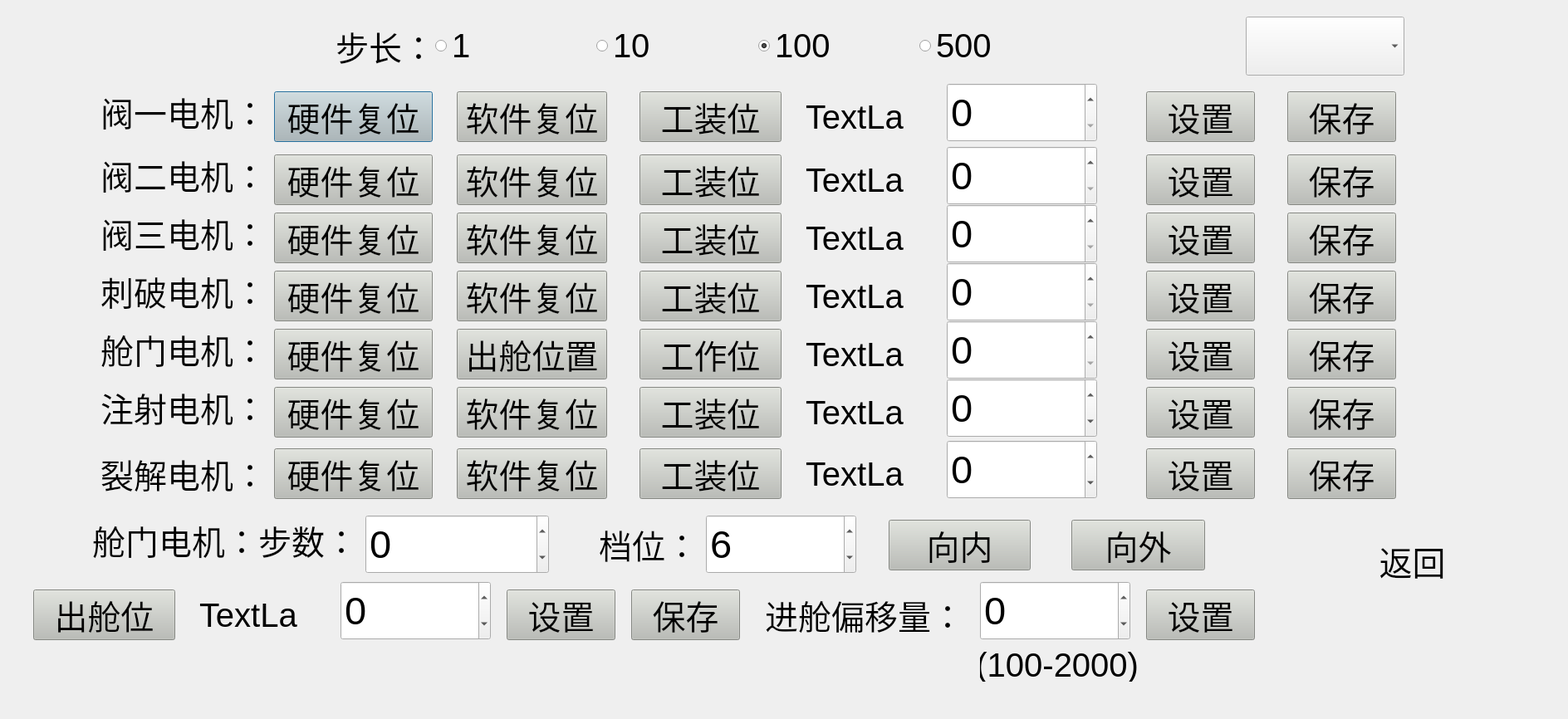
<?xml version="1.0" encoding="UTF-8"?>
<ui version="4.0">
 <class>MachineCalibration</class>
 <widget class="QDialog" name="MachineCalibration">
  <property name="geometry">
   <rect>
    <x>0</x>
    <y>0</y>
    <width>1888</width>
    <height>866</height>
   </rect>
  </property>
  <property name="font">
   <font>
    <pointsize>30</pointsize>
   </font>
  </property>
  <property name="windowTitle">
   <string>Dialog</string>
  </property>
  <widget class="QLabel" name="label_V1">
   <property name="geometry">
    <rect>
     <x>80</x>
     <y>94</y>
     <width>241</width>
     <height>81</height>
    </rect>
   </property>
   <property name="sizePolicy">
    <sizepolicy hsizetype="Preferred" vsizetype="Preferred">
     <horstretch>0</horstretch>
     <verstretch>0</verstretch>
    </sizepolicy>
   </property>
   <property name="font">
    <font>
     <pointsize>30</pointsize>
    </font>
   </property>
   <property name="layoutDirection">
    <enum>Qt::LeftToRight</enum>
   </property>
   <property name="text">
    <string>阀一电机：</string>
   </property>
   <property name="alignment">
    <set>Qt::AlignRight|Qt::AlignTrailing|Qt::AlignVCenter</set>
   </property>
  </widget>
  <widget class="QLabel" name="label_V2">
   <property name="geometry">
    <rect>
     <x>80</x>
     <y>170</y>
     <width>241</width>
     <height>81</height>
    </rect>
   </property>
   <property name="font">
    <font>
     <pointsize>30</pointsize>
    </font>
   </property>
   <property name="layoutDirection">
    <enum>Qt::LeftToRight</enum>
   </property>
   <property name="text">
    <string>阀二电机：</string>
   </property>
   <property name="alignment">
    <set>Qt::AlignRight|Qt::AlignTrailing|Qt::AlignVCenter</set>
   </property>
  </widget>
  <widget class="QLabel" name="label_V3">
   <property name="geometry">
    <rect>
     <x>80</x>
     <y>240</y>
     <width>241</width>
     <height>81</height>
    </rect>
   </property>
   <property name="font">
    <font>
     <pointsize>30</pointsize>
    </font>
   </property>
   <property name="layoutDirection">
    <enum>Qt::LeftToRight</enum>
   </property>
   <property name="text">
    <string>阀三电机：</string>
   </property>
   <property name="alignment">
    <set>Qt::AlignRight|Qt::AlignTrailing|Qt::AlignVCenter</set>
   </property>
  </widget>
  <widget class="QLabel" name="label_V4">
   <property name="geometry">
    <rect>
     <x>80</x>
     <y>310</y>
     <width>241</width>
     <height>81</height>
    </rect>
   </property>
   <property name="font">
    <font>
     <pointsize>30</pointsize>
    </font>
   </property>
   <property name="layoutDirection">
    <enum>Qt::LeftToRight</enum>
   </property>
   <property name="text">
    <string>刺破电机：</string>
   </property>
   <property name="alignment">
    <set>Qt::AlignRight|Qt::AlignTrailing|Qt::AlignVCenter</set>
   </property>
  </widget>
  <widget class="QLabel" name="label_door">
   <property name="geometry">
    <rect>
     <x>40</x>
     <y>380</y>
     <width>281</width>
     <height>81</height>
    </rect>
   </property>
   <property name="font">
    <font>
     <pointsize>30</pointsize>
    </font>
   </property>
   <property name="layoutDirection">
    <enum>Qt::LeftToRight</enum>
   </property>
   <property name="text">
    <string>舱门电机：</string>
   </property>
   <property name="alignment">
    <set>Qt::AlignRight|Qt::AlignTrailing|Qt::AlignVCenter</set>
   </property>
  </widget>
  <widget class="QLabel" name="label_push">
   <property name="geometry">
    <rect>
     <x>80</x>
     <y>450</y>
     <width>241</width>
     <height>81</height>
    </rect>
   </property>
   <property name="font">
    <font>
     <pointsize>30</pointsize>
    </font>
   </property>
   <property name="layoutDirection">
    <enum>Qt::LeftToRight</enum>
   </property>
   <property name="text">
    <string>注射电机：</string>
   </property>
   <property name="alignment">
    <set>Qt::AlignRight|Qt::AlignTrailing|Qt::AlignVCenter</set>
   </property>
  </widget>
  <widget class="QPushButton" name="pButton_v1_hard">
   <property name="geometry">
    <rect>
     <x>330</x>
     <y>110</y>
     <width>191</width>
     <height>61</height>
    </rect>
   </property>
   <property name="font">
    <font>
     <pointsize>30</pointsize>
    </font>
   </property>
   <property name="styleSheet">
    <string notr="true">background-color: rgb(186, 189, 182);</string>
   </property>
   <property name="text">
    <string>硬件复位</string>
   </property>
  </widget>
  <widget class="QPushButton" name="pButton_v1_soft">
   <property name="geometry">
    <rect>
     <x>550</x>
     <y>110</y>
     <width>181</width>
     <height>61</height>
    </rect>
   </property>
   <property name="font">
    <font>
     <pointsize>30</pointsize>
    </font>
   </property>
   <property name="styleSheet">
    <string notr="true">background-color: rgb(186, 189, 182);</string>
   </property>
   <property name="text">
    <string>软件复位</string>
   </property>
  </widget>
  <widget class="QPushButton" name="pButton_v1_work">
   <property name="geometry">
    <rect>
     <x>770</x>
     <y>110</y>
     <width>171</width>
     <height>61</height>
    </rect>
   </property>
   <property name="font">
    <font>
     <pointsize>30</pointsize>
    </font>
   </property>
   <property name="styleSheet">
    <string notr="true">background-color: rgb(186, 189, 182);</string>
   </property>
   <property name="text">
    <string>工装位</string>
   </property>
  </widget>
  <widget class="QLabel" name="label_V1_data">
   <property name="geometry">
    <rect>
     <x>970</x>
     <y>120</y>
     <width>141</width>
     <height>41</height>
    </rect>
   </property>
   <property name="font">
    <font>
     <pointsize>30</pointsize>
    </font>
   </property>
   <property name="text">
    <string>TextLa</string>
   </property>
  </widget>
  <widget class="QPushButton" name="pButton_v1_set">
   <property name="geometry">
    <rect>
     <x>1380</x>
     <y>110</y>
     <width>131</width>
     <height>61</height>
    </rect>
   </property>
   <property name="font">
    <font>
     <pointsize>30</pointsize>
    </font>
   </property>
   <property name="styleSheet">
    <string notr="true">background-color: rgb(186, 189, 182);</string>
   </property>
   <property name="text">
    <string>设置</string>
   </property>
  </widget>
  <widget class="QPushButton" name="pButton_v1_save">
   <property name="geometry">
    <rect>
     <x>1550</x>
     <y>110</y>
     <width>131</width>
     <height>61</height>
    </rect>
   </property>
   <property name="font">
    <font>
     <pointsize>30</pointsize>
    </font>
   </property>
   <property name="styleSheet">
    <string notr="true">background-color: rgb(186, 189, 182);</string>
   </property>
   <property name="text">
    <string>保存</string>
   </property>
  </widget>
  <widget class="QPushButton" name="pButton_v2_hard">
   <property name="geometry">
    <rect>
     <x>330</x>
     <y>186</y>
     <width>191</width>
     <height>61</height>
    </rect>
   </property>
   <property name="font">
    <font>
     <pointsize>30</pointsize>
    </font>
   </property>
   <property name="styleSheet">
    <string notr="true">background-color: rgb(186, 189, 182);</string>
   </property>
   <property name="text">
    <string>硬件复位</string>
   </property>
  </widget>
  <widget class="QPushButton" name="pButton_v2_soft">
   <property name="geometry">
    <rect>
     <x>550</x>
     <y>186</y>
     <width>181</width>
     <height>61</height>
    </rect>
   </property>
   <property name="font">
    <font>
     <pointsize>30</pointsize>
    </font>
   </property>
   <property name="styleSheet">
    <string notr="true">background-color: rgb(186, 189, 182);</string>
   </property>
   <property name="text">
    <string>软件复位</string>
   </property>
  </widget>
  <widget class="QPushButton" name="pButton_v2_work">
   <property name="geometry">
    <rect>
     <x>770</x>
     <y>186</y>
     <width>171</width>
     <height>61</height>
    </rect>
   </property>
   <property name="font">
    <font>
     <pointsize>30</pointsize>
    </font>
   </property>
   <property name="styleSheet">
    <string notr="true">background-color: rgb(186, 189, 182);</string>
   </property>
   <property name="text">
    <string>工装位</string>
   </property>
  </widget>
  <widget class="QLabel" name="label_V2_data">
   <property name="geometry">
    <rect>
     <x>970</x>
     <y>196</y>
     <width>141</width>
     <height>41</height>
    </rect>
   </property>
   <property name="font">
    <font>
     <pointsize>30</pointsize>
    </font>
   </property>
   <property name="text">
    <string>TextLa</string>
   </property>
  </widget>
  <widget class="QPushButton" name="pButton_v2_set">
   <property name="geometry">
    <rect>
     <x>1380</x>
     <y>186</y>
     <width>131</width>
     <height>61</height>
    </rect>
   </property>
   <property name="font">
    <font>
     <pointsize>30</pointsize>
    </font>
   </property>
   <property name="styleSheet">
    <string notr="true">background-color: rgb(186, 189, 182);</string>
   </property>
   <property name="text">
    <string>设置</string>
   </property>
  </widget>
  <widget class="QPushButton" name="pButton_v2_save">
   <property name="geometry">
    <rect>
     <x>1550</x>
     <y>186</y>
     <width>131</width>
     <height>61</height>
    </rect>
   </property>
   <property name="font">
    <font>
     <pointsize>30</pointsize>
    </font>
   </property>
   <property name="styleSheet">
    <string notr="true">background-color: rgb(186, 189, 182);</string>
   </property>
   <property name="text">
    <string>保存</string>
   </property>
  </widget>
  <widget class="QPushButton" name="pButton_v3_soft">
   <property name="geometry">
    <rect>
     <x>550</x>
     <y>256</y>
     <width>181</width>
     <height>61</height>
    </rect>
   </property>
   <property name="font">
    <font>
     <pointsize>30</pointsize>
    </font>
   </property>
   <property name="styleSheet">
    <string notr="true">background-color: rgb(186, 189, 182);</string>
   </property>
   <property name="text">
    <string>软件复位</string>
   </property>
  </widget>
  <widget class="QPushButton" name="pButton_v3_save">
   <property name="geometry">
    <rect>
     <x>1550</x>
     <y>256</y>
     <width>131</width>
     <height>61</height>
    </rect>
   </property>
   <property name="font">
    <font>
     <pointsize>30</pointsize>
    </font>
   </property>
   <property name="styleSheet">
    <string notr="true">background-color: rgb(186, 189, 182);</string>
   </property>
   <property name="text">
    <string>保存</string>
   </property>
  </widget>
  <widget class="QLabel" name="label_V3_data">
   <property name="geometry">
    <rect>
     <x>970</x>
     <y>266</y>
     <width>141</width>
     <height>41</height>
    </rect>
   </property>
   <property name="font">
    <font>
     <pointsize>30</pointsize>
    </font>
   </property>
   <property name="text">
    <string>TextLa</string>
   </property>
  </widget>
  <widget class="QPushButton" name="pButton_v3_work">
   <property name="geometry">
    <rect>
     <x>770</x>
     <y>256</y>
     <width>171</width>
     <height>61</height>
    </rect>
   </property>
   <property name="font">
    <font>
     <pointsize>30</pointsize>
    </font>
   </property>
   <property name="styleSheet">
    <string notr="true">background-color: rgb(186, 189, 182);</string>
   </property>
   <property name="text">
    <string>工装位</string>
   </property>
  </widget>
  <widget class="QPushButton" name="pButton_v3_set">
   <property name="geometry">
    <rect>
     <x>1380</x>
     <y>256</y>
     <width>131</width>
     <height>61</height>
    </rect>
   </property>
   <property name="font">
    <font>
     <pointsize>30</pointsize>
    </font>
   </property>
   <property name="styleSheet">
    <string notr="true">background-color: rgb(186, 189, 182);</string>
   </property>
   <property name="text">
    <string>设置</string>
   </property>
  </widget>
  <widget class="QPushButton" name="pButton_v3_hard">
   <property name="geometry">
    <rect>
     <x>330</x>
     <y>256</y>
     <width>191</width>
     <height>61</height>
    </rect>
   </property>
   <property name="font">
    <font>
     <pointsize>30</pointsize>
    </font>
   </property>
   <property name="styleSheet">
    <string notr="true">background-color: rgb(186, 189, 182);</string>
   </property>
   <property name="text">
    <string>硬件复位</string>
   </property>
  </widget>
  <widget class="QPushButton" name="pButton_v4_soft">
   <property name="geometry">
    <rect>
     <x>550</x>
     <y>326</y>
     <width>181</width>
     <height>61</height>
    </rect>
   </property>
   <property name="font">
    <font>
     <pointsize>30</pointsize>
    </font>
   </property>
   <property name="styleSheet">
    <string notr="true">background-color: rgb(186, 189, 182);</string>
   </property>
   <property name="text">
    <string>软件复位</string>
   </property>
  </widget>
  <widget class="QPushButton" name="pButton_v4_save">
   <property name="geometry">
    <rect>
     <x>1550</x>
     <y>326</y>
     <width>131</width>
     <height>61</height>
    </rect>
   </property>
   <property name="font">
    <font>
     <pointsize>30</pointsize>
    </font>
   </property>
   <property name="styleSheet">
    <string notr="true">background-color: rgb(186, 189, 182);</string>
   </property>
   <property name="text">
    <string>保存</string>
   </property>
  </widget>
  <widget class="QLabel" name="label_V4_data">
   <property name="geometry">
    <rect>
     <x>970</x>
     <y>336</y>
     <width>141</width>
     <height>41</height>
    </rect>
   </property>
   <property name="font">
    <font>
     <pointsize>30</pointsize>
    </font>
   </property>
   <property name="text">
    <string>TextLa</string>
   </property>
  </widget>
  <widget class="QPushButton" name="pButton_v4_work">
   <property name="geometry">
    <rect>
     <x>770</x>
     <y>326</y>
     <width>171</width>
     <height>61</height>
    </rect>
   </property>
   <property name="font">
    <font>
     <pointsize>30</pointsize>
    </font>
   </property>
   <property name="styleSheet">
    <string notr="true">background-color: rgb(186, 189, 182);</string>
   </property>
   <property name="text">
    <string>工装位</string>
   </property>
  </widget>
  <widget class="QPushButton" name="pButton_v4_set">
   <property name="geometry">
    <rect>
     <x>1380</x>
     <y>326</y>
     <width>131</width>
     <height>61</height>
    </rect>
   </property>
   <property name="font">
    <font>
     <pointsize>30</pointsize>
    </font>
   </property>
   <property name="styleSheet">
    <string notr="true">background-color: rgb(186, 189, 182);</string>
   </property>
   <property name="text">
    <string>设置</string>
   </property>
  </widget>
  <widget class="QPushButton" name="pButton_v4_hard">
   <property name="geometry">
    <rect>
     <x>330</x>
     <y>326</y>
     <width>191</width>
     <height>61</height>
    </rect>
   </property>
   <property name="font">
    <font>
     <pointsize>30</pointsize>
    </font>
   </property>
   <property name="styleSheet">
    <string notr="true">background-color: rgb(186, 189, 182);</string>
   </property>
   <property name="text">
    <string>硬件复位</string>
   </property>
  </widget>
  <widget class="QPushButton" name="pButton_door_soft">
   <property name="geometry">
    <rect>
     <x>550</x>
     <y>396</y>
     <width>181</width>
     <height>61</height>
    </rect>
   </property>
   <property name="font">
    <font>
     <pointsize>30</pointsize>
    </font>
   </property>
   <property name="styleSheet">
    <string notr="true">background-color: rgb(186, 189, 182);</string>
   </property>
   <property name="text">
    <string>出舱位置</string>
   </property>
  </widget>
  <widget class="QPushButton" name="pButton_door_save">
   <property name="geometry">
    <rect>
     <x>1550</x>
     <y>396</y>
     <width>131</width>
     <height>61</height>
    </rect>
   </property>
   <property name="font">
    <font>
     <pointsize>30</pointsize>
    </font>
   </property>
   <property name="styleSheet">
    <string notr="true">background-color: rgb(186, 189, 182);</string>
   </property>
   <property name="text">
    <string>保存</string>
   </property>
  </widget>
  <widget class="QLabel" name="label_door_data">
   <property name="geometry">
    <rect>
     <x>970</x>
     <y>406</y>
     <width>141</width>
     <height>41</height>
    </rect>
   </property>
   <property name="font">
    <font>
     <pointsize>30</pointsize>
    </font>
   </property>
   <property name="text">
    <string>TextLa</string>
   </property>
  </widget>
  <widget class="QPushButton" name="pButton_door_work">
   <property name="geometry">
    <rect>
     <x>770</x>
     <y>396</y>
     <width>171</width>
     <height>61</height>
    </rect>
   </property>
   <property name="font">
    <font>
     <pointsize>30</pointsize>
    </font>
   </property>
   <property name="styleSheet">
    <string notr="true">background-color: rgb(186, 189, 182);</string>
   </property>
   <property name="text">
    <string>工作位</string>
   </property>
  </widget>
  <widget class="QPushButton" name="pButton_door_set">
   <property name="geometry">
    <rect>
     <x>1380</x>
     <y>396</y>
     <width>131</width>
     <height>61</height>
    </rect>
   </property>
   <property name="font">
    <font>
     <pointsize>30</pointsize>
    </font>
   </property>
   <property name="styleSheet">
    <string notr="true">background-color: rgb(186, 189, 182);</string>
   </property>
   <property name="text">
    <string>设置</string>
   </property>
  </widget>
  <widget class="QPushButton" name="pButton_door_hard">
   <property name="geometry">
    <rect>
     <x>330</x>
     <y>396</y>
     <width>191</width>
     <height>61</height>
    </rect>
   </property>
   <property name="font">
    <font>
     <pointsize>30</pointsize>
    </font>
   </property>
   <property name="styleSheet">
    <string notr="true">background-color: rgb(186, 189, 182);</string>
   </property>
   <property name="text">
    <string>硬件复位</string>
   </property>
  </widget>
  <widget class="QPushButton" name="pButton_push_soft">
   <property name="geometry">
    <rect>
     <x>550</x>
     <y>466</y>
     <width>181</width>
     <height>61</height>
    </rect>
   </property>
   <property name="font">
    <font>
     <pointsize>30</pointsize>
    </font>
   </property>
   <property name="styleSheet">
    <string notr="true">background-color: rgb(186, 189, 182);</string>
   </property>
   <property name="text">
    <string>软件复位</string>
   </property>
  </widget>
  <widget class="QPushButton" name="pButton_push_save">
   <property name="geometry">
    <rect>
     <x>1550</x>
     <y>466</y>
     <width>131</width>
     <height>61</height>
    </rect>
   </property>
   <property name="font">
    <font>
     <pointsize>30</pointsize>
    </font>
   </property>
   <property name="styleSheet">
    <string notr="true">background-color: rgb(186, 189, 182);</string>
   </property>
   <property name="text">
    <string>保存</string>
   </property>
  </widget>
  <widget class="QLabel" name="label_push_data">
   <property name="geometry">
    <rect>
     <x>970</x>
     <y>476</y>
     <width>141</width>
     <height>41</height>
    </rect>
   </property>
   <property name="font">
    <font>
     <pointsize>30</pointsize>
    </font>
   </property>
   <property name="text">
    <string>TextLa</string>
   </property>
  </widget>
  <widget class="QPushButton" name="pButton_push_work">
   <property name="geometry">
    <rect>
     <x>770</x>
     <y>466</y>
     <width>171</width>
     <height>61</height>
    </rect>
   </property>
   <property name="font">
    <font>
     <pointsize>30</pointsize>
    </font>
   </property>
   <property name="styleSheet">
    <string notr="true">background-color: rgb(186, 189, 182);</string>
   </property>
   <property name="text">
    <string>工装位</string>
   </property>
  </widget>
  <widget class="QPushButton" name="pButton_push_set">
   <property name="geometry">
    <rect>
     <x>1380</x>
     <y>466</y>
     <width>131</width>
     <height>61</height>
    </rect>
   </property>
   <property name="font">
    <font>
     <pointsize>30</pointsize>
    </font>
   </property>
   <property name="styleSheet">
    <string notr="true">background-color: rgb(186, 189, 182);</string>
   </property>
   <property name="text">
    <string>设置</string>
   </property>
  </widget>
  <widget class="QPushButton" name="pButton_push_hard">
   <property name="geometry">
    <rect>
     <x>330</x>
     <y>466</y>
     <width>191</width>
     <height>61</height>
    </rect>
   </property>
   <property name="font">
    <font>
     <pointsize>30</pointsize>
    </font>
   </property>
   <property name="styleSheet">
    <string notr="true">background-color: rgb(186, 189, 182);</string>
   </property>
   <property name="text">
    <string>硬件复位</string>
   </property>
  </widget>
  <widget class="QLabel" name="label_door_step">
   <property name="geometry">
    <rect>
     <x>50</x>
     <y>625</y>
     <width>381</width>
     <height>51</height>
    </rect>
   </property>
   <property name="font">
    <font>
     <pointsize>30</pointsize>
    </font>
   </property>
   <property name="layoutDirection">
    <enum>Qt::LeftToRight</enum>
   </property>
   <property name="text">
    <string>舱门电机：步数：</string>
   </property>
   <property name="alignment">
    <set>Qt::AlignRight|Qt::AlignTrailing|Qt::AlignVCenter</set>
   </property>
  </widget>
  <widget class="QLabel" name="label_gear">
   <property name="geometry">
    <rect>
     <x>680</x>
     <y>625</y>
     <width>161</width>
     <height>61</height>
    </rect>
   </property>
   <property name="font">
    <font>
     <pointsize>30</pointsize>
    </font>
   </property>
   <property name="layoutDirection">
    <enum>Qt::LeftToRight</enum>
   </property>
   <property name="text">
    <string>档位：</string>
   </property>
   <property name="alignment">
    <set>Qt::AlignRight|Qt::AlignTrailing|Qt::AlignVCenter</set>
   </property>
  </widget>
  <widget class="QPushButton" name="pButton_door_in">
   <property name="geometry">
    <rect>
     <x>1070</x>
     <y>626</y>
     <width>171</width>
     <height>61</height>
    </rect>
   </property>
   <property name="font">
    <font>
     <pointsize>30</pointsize>
    </font>
   </property>
   <property name="styleSheet">
    <string notr="true">background-color: rgb(186, 189, 182);</string>
   </property>
   <property name="text">
    <string>向内</string>
   </property>
  </widget>
  <widget class="QPushButton" name="pButton_door_out">
   <property name="geometry">
    <rect>
     <x>1290</x>
     <y>626</y>
     <width>161</width>
     <height>61</height>
    </rect>
   </property>
   <property name="font">
    <font>
     <pointsize>30</pointsize>
    </font>
   </property>
   <property name="styleSheet">
    <string notr="true">border-color: rgb(0, 0, 0);
background-color: rgb(186, 189, 182);</string>
   </property>
   <property name="text">
    <string>向外</string>
   </property>
  </widget>
  <widget class="QPushButton" name="pButton_machine_back">
   <property name="geometry">
    <rect>
     <x>1550</x>
     <y>620</y>
     <width>301</width>
     <height>111</height>
    </rect>
   </property>
   <property name="font">
    <font>
     <pointsize>30</pointsize>
    </font>
   </property>
   <property name="styleSheet">
    <string notr="true">background-image: url(:/images/back.png);</string>
   </property>
   <property name="text">
    <string>返回</string>
   </property>
   <property name="flat">
    <bool>true</bool>
   </property>
  </widget>
  <widget class="QSpinBox" name="spinBox_V1">
   <property name="geometry">
    <rect>
     <x>1140</x>
     <y>100</y>
     <width>181</width>
     <height>71</height>
    </rect>
   </property>
   <property name="font">
    <font>
     <pointsize>35</pointsize>
    </font>
   </property>
   <property name="maximum">
    <number>100000</number>
   </property>
   <property name="singleStep">
    <number>100</number>
   </property>
  </widget>
  <widget class="QSpinBox" name="spinBox_V2">
   <property name="geometry">
    <rect>
     <x>1140</x>
     <y>176</y>
     <width>181</width>
     <height>71</height>
    </rect>
   </property>
   <property name="font">
    <font>
     <pointsize>35</pointsize>
    </font>
   </property>
   <property name="maximum">
    <number>100000</number>
   </property>
   <property name="singleStep">
    <number>100</number>
   </property>
  </widget>
  <widget class="QSpinBox" name="spinBox_V3">
   <property name="geometry">
    <rect>
     <x>1140</x>
     <y>246</y>
     <width>181</width>
     <height>71</height>
    </rect>
   </property>
   <property name="font">
    <font>
     <pointsize>35</pointsize>
    </font>
   </property>
   <property name="maximum">
    <number>100000</number>
   </property>
   <property name="singleStep">
    <number>100</number>
   </property>
  </widget>
  <widget class="QSpinBox" name="spinBox_V4">
   <property name="geometry">
    <rect>
     <x>1140</x>
     <y>316</y>
     <width>181</width>
     <height>71</height>
    </rect>
   </property>
   <property name="font">
    <font>
     <pointsize>35</pointsize>
    </font>
   </property>
   <property name="maximum">
    <number>100000</number>
   </property>
   <property name="singleStep">
    <number>100</number>
   </property>
  </widget>
  <widget class="QSpinBox" name="spinBox_Door">
   <property name="geometry">
    <rect>
     <x>1140</x>
     <y>386</y>
     <width>181</width>
     <height>71</height>
    </rect>
   </property>
   <property name="font">
    <font>
     <pointsize>35</pointsize>
    </font>
   </property>
   <property name="maximum">
    <number>100000</number>
   </property>
   <property name="singleStep">
    <number>100</number>
   </property>
  </widget>
  <widget class="QSpinBox" name="spinBox_Pump">
   <property name="geometry">
    <rect>
     <x>1140</x>
     <y>456</y>
     <width>181</width>
     <height>71</height>
    </rect>
   </property>
   <property name="font">
    <font>
     <pointsize>35</pointsize>
    </font>
   </property>
   <property name="minimum">
    <number>-30000</number>
   </property>
   <property name="maximum">
    <number>30000</number>
   </property>
   <property name="singleStep">
    <number>100</number>
   </property>
  </widget>
  <widget class="QSpinBox" name="spinBox_door_step">
   <property name="geometry">
    <rect>
     <x>440</x>
     <y>620</y>
     <width>221</width>
     <height>71</height>
    </rect>
   </property>
   <property name="font">
    <font>
     <pointsize>35</pointsize>
    </font>
   </property>
   <property name="minimum">
    <number>-30000</number>
   </property>
   <property name="maximum">
    <number>30000</number>
   </property>
   <property name="singleStep">
    <number>100</number>
   </property>
  </widget>
  <widget class="QSpinBox" name="spinBox_speed">
   <property name="geometry">
    <rect>
     <x>850</x>
     <y>620</y>
     <width>181</width>
     <height>71</height>
    </rect>
   </property>
   <property name="font">
    <font>
     <pointsize>35</pointsize>
    </font>
   </property>
   <property name="maximum">
    <number>15</number>
   </property>
   <property name="value">
    <number>6</number>
   </property>
  </widget>
  <widget class="QFrame" name="frame">
   <property name="geometry">
    <rect>
     <x>320</x>
     <y>20</y>
     <width>991</width>
     <height>71</height>
    </rect>
   </property>
   <property name="sizePolicy">
    <sizepolicy hsizetype="Fixed" vsizetype="Fixed">
     <horstretch>0</horstretch>
     <verstretch>0</verstretch>
    </sizepolicy>
   </property>
   <property name="font">
    <font>
     <pointsize>31</pointsize>
    </font>
   </property>
   <property name="styleSheet">
    <string notr="true"/>
   </property>
   <layout class="QHBoxLayout" name="horizontalLayout">
    <property name="spacing">
     <number>0</number>
    </property>
    <item>
     <widget class="QLabel" name="label_V1_2">
      <property name="sizePolicy">
       <sizepolicy hsizetype="Preferred" vsizetype="Preferred">
        <horstretch>0</horstretch>
        <verstretch>0</verstretch>
       </sizepolicy>
      </property>
      <property name="font">
       <font>
        <pointsize>30</pointsize>
       </font>
      </property>
      <property name="layoutDirection">
       <enum>Qt::LeftToRight</enum>
      </property>
      <property name="text">
       <string>步长：</string>
      </property>
      <property name="alignment">
       <set>Qt::AlignRight|Qt::AlignTrailing|Qt::AlignVCenter</set>
      </property>
     </widget>
    </item>
    <item>
     <widget class="QRadioButton" name="rButton_step_1">
      <property name="font">
       <font>
        <pointsize>30</pointsize>
       </font>
      </property>
      <property name="text">
       <string>1</string>
      </property>
     </widget>
    </item>
    <item>
     <widget class="QRadioButton" name="rButton_step_10">
      <property name="font">
       <font>
        <pointsize>30</pointsize>
       </font>
      </property>
      <property name="text">
       <string>10</string>
      </property>
     </widget>
    </item>
    <item>
     <widget class="QRadioButton" name="rButton_step_100">
      <property name="font">
       <font>
        <pointsize>30</pointsize>
       </font>
      </property>
      <property name="text">
       <string>100</string>
      </property>
      <property name="checked">
       <bool>true</bool>
      </property>
     </widget>
    </item>
    <item>
     <widget class="QRadioButton" name="rButton_step_500">
      <property name="font">
       <font>
        <pointsize>30</pointsize>
       </font>
      </property>
      <property name="text">
       <string>500</string>
      </property>
     </widget>
    </item>
   </layout>
  </widget>
  <widget class="QComboBox" name="comboBox_machine">
   <property name="geometry">
    <rect>
     <x>1500</x>
     <y>20</y>
     <width>191</width>
     <height>71</height>
    </rect>
   </property>
   <property name="currentText">
    <string/>
   </property>
  </widget>
  <widget class="QPushButton" name="pButton_split_save">
   <property name="geometry">
    <rect>
     <x>1550</x>
     <y>540</y>
     <width>131</width>
     <height>61</height>
    </rect>
   </property>
   <property name="font">
    <font>
     <pointsize>30</pointsize>
    </font>
   </property>
   <property name="styleSheet">
    <string notr="true">background-color: rgb(186, 189, 182);</string>
   </property>
   <property name="text">
    <string>保存</string>
   </property>
  </widget>
  <widget class="QPushButton" name="pButton_split_hard">
   <property name="geometry">
    <rect>
     <x>330</x>
     <y>540</y>
     <width>191</width>
     <height>61</height>
    </rect>
   </property>
   <property name="font">
    <font>
     <pointsize>30</pointsize>
    </font>
   </property>
   <property name="styleSheet">
    <string notr="true">background-color: rgb(186, 189, 182);</string>
   </property>
   <property name="text">
    <string>硬件复位</string>
   </property>
  </widget>
  <widget class="QLabel" name="label_split">
   <property name="geometry">
    <rect>
     <x>80</x>
     <y>530</y>
     <width>241</width>
     <height>81</height>
    </rect>
   </property>
   <property name="font">
    <font>
     <pointsize>30</pointsize>
    </font>
   </property>
   <property name="layoutDirection">
    <enum>Qt::LeftToRight</enum>
   </property>
   <property name="text">
    <string>裂解电机：</string>
   </property>
   <property name="alignment">
    <set>Qt::AlignRight|Qt::AlignTrailing|Qt::AlignVCenter</set>
   </property>
  </widget>
  <widget class="QPushButton" name="pButton_split_work">
   <property name="geometry">
    <rect>
     <x>770</x>
     <y>540</y>
     <width>171</width>
     <height>61</height>
    </rect>
   </property>
   <property name="font">
    <font>
     <pointsize>30</pointsize>
    </font>
   </property>
   <property name="styleSheet">
    <string notr="true">background-color: rgb(186, 189, 182);</string>
   </property>
   <property name="text">
    <string>工装位</string>
   </property>
  </widget>
  <widget class="QLabel" name="label_split_data">
   <property name="geometry">
    <rect>
     <x>970</x>
     <y>550</y>
     <width>141</width>
     <height>41</height>
    </rect>
   </property>
   <property name="font">
    <font>
     <pointsize>30</pointsize>
    </font>
   </property>
   <property name="text">
    <string>TextLa</string>
   </property>
  </widget>
  <widget class="QSpinBox" name="spinBox_split">
   <property name="geometry">
    <rect>
     <x>1140</x>
     <y>530</y>
     <width>181</width>
     <height>71</height>
    </rect>
   </property>
   <property name="font">
    <font>
     <pointsize>35</pointsize>
    </font>
   </property>
   <property name="minimum">
    <number>-30000</number>
   </property>
   <property name="maximum">
    <number>30000</number>
   </property>
   <property name="singleStep">
    <number>100</number>
   </property>
  </widget>
  <widget class="QPushButton" name="pButton_split_set">
   <property name="geometry">
    <rect>
     <x>1380</x>
     <y>540</y>
     <width>131</width>
     <height>61</height>
    </rect>
   </property>
   <property name="font">
    <font>
     <pointsize>30</pointsize>
    </font>
   </property>
   <property name="styleSheet">
    <string notr="true">background-color: rgb(186, 189, 182);</string>
   </property>
   <property name="text">
    <string>设置</string>
   </property>
  </widget>
  <widget class="QPushButton" name="pButton_split_soft">
   <property name="geometry">
    <rect>
     <x>550</x>
     <y>540</y>
     <width>181</width>
     <height>61</height>
    </rect>
   </property>
   <property name="font">
    <font>
     <pointsize>30</pointsize>
    </font>
   </property>
   <property name="styleSheet">
    <string notr="true">background-color: rgb(186, 189, 182);</string>
   </property>
   <property name="text">
    <string>软件复位</string>
   </property>
  </widget>
  <widget class="QSpinBox" name="spinBox_door_work_data">
   <property name="geometry">
    <rect>
     <x>410</x>
     <y>700</y>
     <width>181</width>
     <height>71</height>
    </rect>
   </property>
   <property name="font">
    <font>
     <pointsize>35</pointsize>
    </font>
   </property>
   <property name="minimum">
    <number>-30000</number>
   </property>
   <property name="maximum">
    <number>30000</number>
   </property>
   <property name="singleStep">
    <number>100</number>
   </property>
  </widget>
  <widget class="QLabel" name="label_door_work_data">
   <property name="geometry">
    <rect>
     <x>240</x>
     <y>720</y>
     <width>141</width>
     <height>41</height>
    </rect>
   </property>
   <property name="font">
    <font>
     <pointsize>30</pointsize>
    </font>
   </property>
   <property name="text">
    <string>TextLa</string>
   </property>
  </widget>
  <widget class="QPushButton" name="pButton_door_work_save">
   <property name="geometry">
    <rect>
     <x>760</x>
     <y>710</y>
     <width>131</width>
     <height>61</height>
    </rect>
   </property>
   <property name="font">
    <font>
     <pointsize>30</pointsize>
    </font>
   </property>
   <property name="styleSheet">
    <string notr="true">background-color: rgb(186, 189, 182);</string>
   </property>
   <property name="text">
    <string>保存</string>
   </property>
  </widget>
  <widget class="QPushButton" name="pButton_door_work_soft">
   <property name="geometry">
    <rect>
     <x>40</x>
     <y>710</y>
     <width>171</width>
     <height>61</height>
    </rect>
   </property>
   <property name="font">
    <font>
     <pointsize>30</pointsize>
    </font>
   </property>
   <property name="styleSheet">
    <string notr="true">background-color: rgb(186, 189, 182);</string>
   </property>
   <property name="text">
    <string>出舱位</string>
   </property>
  </widget>
  <widget class="QPushButton" name="pButton_door_work_set">
   <property name="geometry">
    <rect>
     <x>610</x>
     <y>710</y>
     <width>131</width>
     <height>61</height>
    </rect>
   </property>
   <property name="font">
    <font>
     <pointsize>30</pointsize>
    </font>
   </property>
   <property name="styleSheet">
    <string notr="true">background-color: rgb(186, 189, 182);</string>
   </property>
   <property name="text">
    <string>设置</string>
   </property>
  </widget>
  <widget class="QPushButton" name="pButton_door_work_offset">
   <property name="geometry">
    <rect>
     <x>1380</x>
     <y>710</y>
     <width>131</width>
     <height>61</height>
    </rect>
   </property>
   <property name="font">
    <font>
     <pointsize>30</pointsize>
    </font>
   </property>
   <property name="styleSheet">
    <string notr="true">background-color: rgb(186, 189, 182);</string>
   </property>
   <property name="text">
    <string>设置</string>
   </property>
  </widget>
  <widget class="QSpinBox" name="spinBox_door_work_offset">
   <property name="geometry">
    <rect>
     <x>1180</x>
     <y>700</y>
     <width>181</width>
     <height>71</height>
    </rect>
   </property>
   <property name="font">
    <font>
     <pointsize>35</pointsize>
    </font>
   </property>
   <property name="minimum">
    <number>-30000</number>
   </property>
   <property name="maximum">
    <number>30000</number>
   </property>
   <property name="singleStep">
    <number>100</number>
   </property>
  </widget>
  <widget class="QLabel" name="label_door_work_offset">
   <property name="geometry">
    <rect>
     <x>920</x>
     <y>700</y>
     <width>241</width>
     <height>81</height>
    </rect>
   </property>
   <property name="font">
    <font>
     <pointsize>30</pointsize>
    </font>
   </property>
   <property name="layoutDirection">
    <enum>Qt::LeftToRight</enum>
   </property>
   <property name="text">
    <string>进舱偏移量：</string>
   </property>
   <property name="alignment">
    <set>Qt::AlignRight|Qt::AlignTrailing|Qt::AlignVCenter</set>
   </property>
  </widget>
  <widget class="QLabel" name="label_door_work_offset_msg">
   <property name="geometry">
    <rect>
     <x>1180</x>
     <y>780</y>
     <width>191</width>
     <height>41</height>
    </rect>
   </property>
   <property name="font">
    <font>
     <pointsize>30</pointsize>
    </font>
   </property>
   <property name="layoutDirection">
    <enum>Qt::LeftToRight</enum>
   </property>
   <property name="text">
    <string>(100-2000)</string>
   </property>
   <property name="alignment">
    <set>Qt::AlignRight|Qt::AlignTrailing|Qt::AlignVCenter</set>
   </property>
  </widget>
 </widget>
 <resources/>
 <connections/>
</ui>
